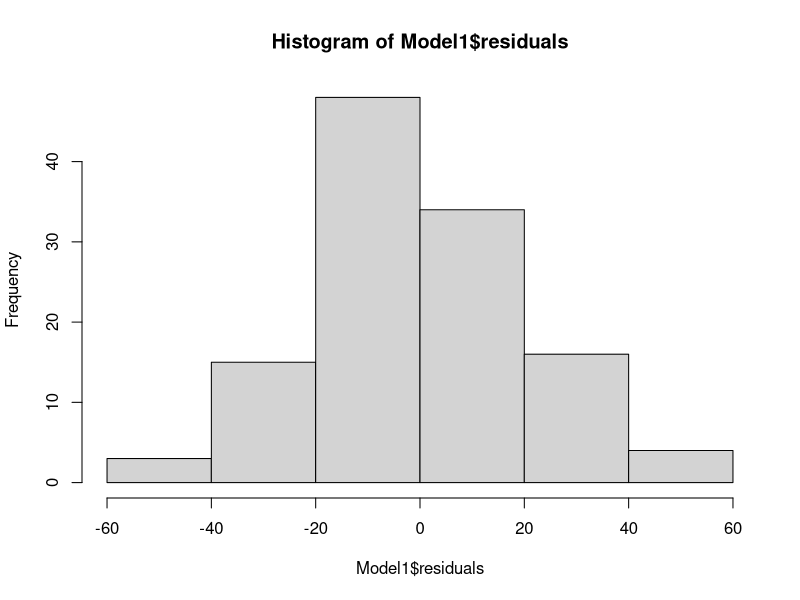
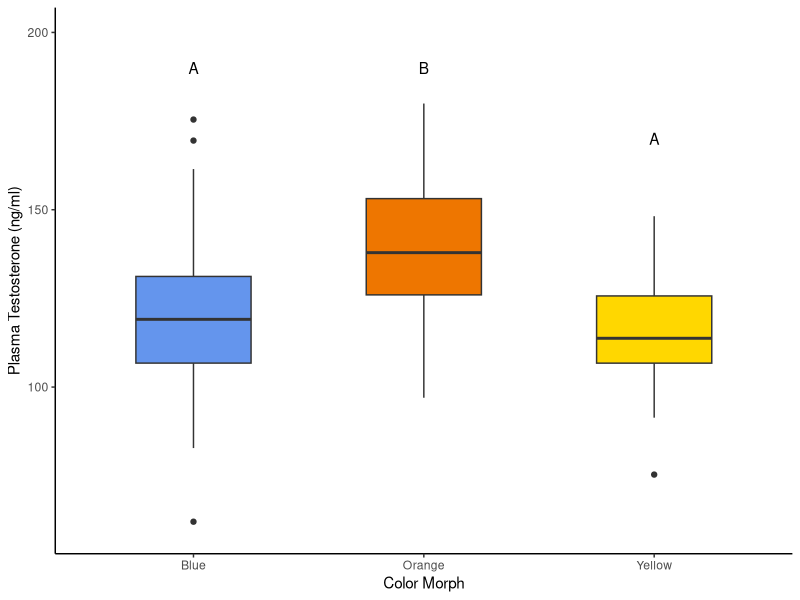

Write R code to recreate these figures, in order.
## ---- chunk 1
knitr::opts_chunk$set(echo = TRUE)
knitr::opts_chunk$set(eval = TRUE)
knitr::opts_chunk$set(error = TRUE)
## ---- chunk 2
firstname <- "Zakir"   # example: "Liam"
lastname <- "Alibhai"  # example: "Mueller"
username <- "zalibhai"  #example: "lomueller"   Do not include the "@ucsd.edu" part!
## ---- chunk 3
library(tidyverse)
## ---- chunk 4
q1 <- "There is no difference in plasma testosterone between the three male color morphs of U. stansburiana."
## ---- chunk 5
q2 <- "There is a difference in plasma testosterone between the three male color morphs of U. stansburiana."
## ---- chunk 6
q3 <- "categorical"
## ---- chunk 7
q4 <- "continuous"
## ---- chunk 8
LizardData<-read.csv(file = "Week7Lizards.csv")
head(LizardData)  
## ---- chunk 9
### This chunk of code is for grading purposes. 
### Don't change/delete this chunk of code. 
q5 <- LizardData
## ---- chunk 10
TidyLizard <- pivot_longer(LizardData, cols = 1:3, names_to = "color", values_to = "plasmaTestosterone")
head(TidyLizard)
## ---- chunk 11
### This chunk of code is for grading purposes. 
### Don't change/delete this chunk of code. 
q6 <- TidyLizard
## ---- chunk 12
Model1<-lm(plasmaTestosterone ~ color, data = TidyLizard)

Model1
## ---- chunk 13
### This chunk of code is for grading purposes. 
### Don't change/delete this chunk of code. 
q7 <- Model1
## ---- chunk 14

Histogram1<-hist(Model1$residuals)
Histogram1

## ---- chunk 15
#Test for normality using ks test.
ks.test(Model1$residuals,"pnorm",mean(Model1$residuals),sd(Model1$residuals))
## ---- chunk 16
### This chunk of code is for grading purposes. 
### Don't change/delete this chunk of code. 
q8 <- Histogram1
## ---- chunk 17
q9 <- TRUE
## ---- chunk 18
q10 <-anova(Model1)

q10
## ---- chunk 19
turkey<-TukeyHSD(x = aov(Model1))
q11 <-TukeyHSD(aov(TidyLizard$plasmaTestosterone ~ TidyLizard$color))
#turkey
q11
## ---- chunk 20
plot1<-ggplot(data=TidyLizard,mapping=aes(x=color,y=plasmaTestosterone,fill=color)) +
  theme_classic() +
  coord_cartesian(ylim=c(60,200)) +
  scale_fill_manual(values = c("cornflowerblue", "darkorange2", "gold1"))+
  xlab("Color Morph") +
  ylab("Plasma Testosterone (ng/ml)") +
  annotate(geom="text",x=c("Blue","Orange","Yellow"),y=c(190,190,170),label=c("A","B","A"))+
  guides(fill="none")+
  geom_boxplot(width = 0.5)
plot1  
## ---- chunk 21
### This chunk of code is for grading purposes. 
### Don't change/delete this chunk of code. 
q12 <- plot1
